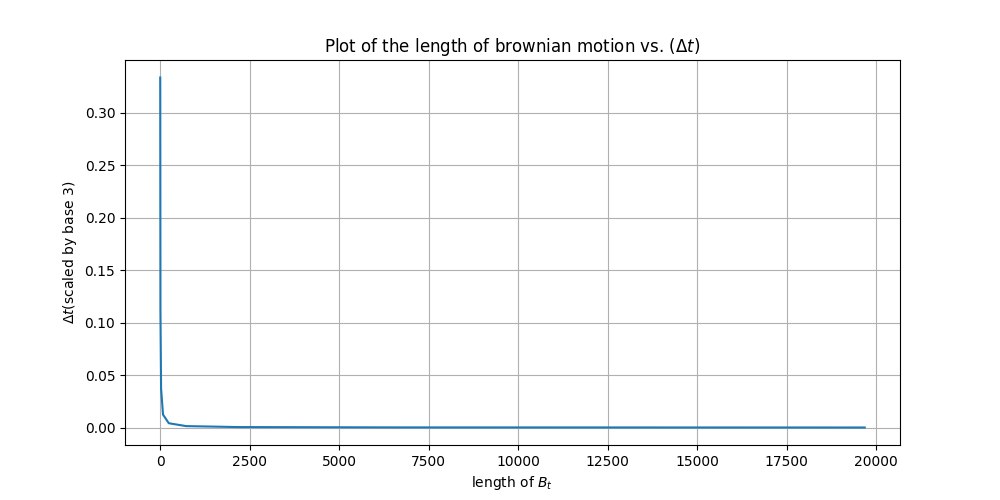

Here is the Python script that generated this plot:
import argparse
from motion import create_brownian_path
from tqdm import trange
import matplotlib.pyplot as plt


def prove_length_inf(T: float, times_to_vary: int):
    """
    small function which calls the previously defined brownian motion with rapidly decreasing delta_t hyperparameters

    args:
        T: float -> upper bound for which to discretize space for (passed to old function)
        times_to_vary: int -> how many base 3 delta t discretizations to make.

    returns:
        bs: list -> list of lengths of items of brownian motions at each timestep
        delta: list -> list of delta_t hyperparameters at each timestep

    Note that the loop is wrapped in tqdm's trange function, which provides a nice progress bar.
    """

    # lists to hold brownian motion lengths at timesteps and delta_ts
    bs, deltas = [], []

    # for loop (incrementing by 1 to avoid div by 0 error) which increments base 3 discretization hyperparameters
    for delta in trange(1, times_to_vary):
        delta_t = 1 / (3**delta)
        # uses previously declared function to create 1D brownian motion with newly created delta_t hyperparameter.
        t, b = create_brownian_path(T, delta_t)
        # appends new brownian motion to array
        bs.append(len(b))
        # appends new delta t to array
        deltas.append(delta_t)

    # check to ensure the same amount of timesteps passed for both vars
    assert len(bs) == len(deltas)

    # returns both for plotting
    return bs, deltas


def plot_lens(bs: list, deltas: list):
    """
    plots len of brownian motion at each delta_t discretized timestep with increasingly smaller delta ts


    args:

        bs: list -> list of brownian motion lengths. should go to "infinity". have a stop condition for its creation
        deltas: list -> list of delta_t hyperparameters.

    returns:

        None

        saves plot to local disk
    """
    plt.figure(figsize=(10, 5))
    plt.plot(bs, deltas)
    plt.title(rf"Plot of the length of brownian motion vs. ($\Delta t$)")
    plt.xlabel("length of $B_t$")
    plt.ylabel(r"$\Delta t$(scaled by base 3)")
    plt.grid(True)
    plt.savefig("length_proof.png")


if __name__ == "__main__":
    parser = argparse.ArgumentParser()
    parser.add_argument(
        "--T", type=float, default=1, help="upper bound of timesteps to look at"
    )

    parser.add_argument(
        "--times_to_vary",
        type=int,
        default=10,
        help="how many times to decrease the step size",
    )
    args = parser.parse_args()

    bs, deltas = prove_length_inf(args.T, args.times_to_vary)
    plot_lens(bs, deltas)
